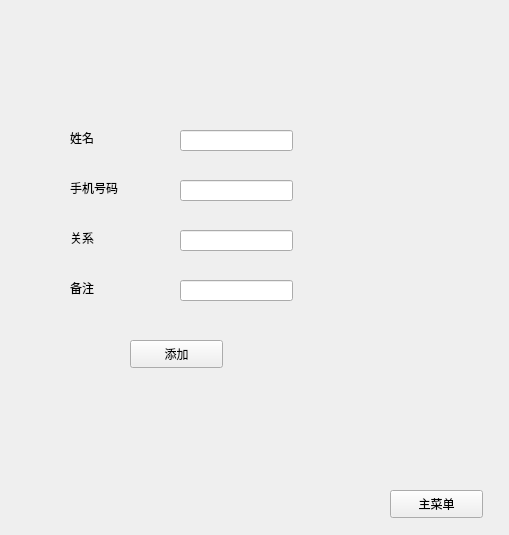
<?xml version="1.0" encoding="UTF-8"?>
<ui version="4.0">
 <class>AddPerson</class>
 <widget class="QWidget" name="AddPerson">
  <property name="geometry">
   <rect>
    <x>0</x>
    <y>0</y>
    <width>509</width>
    <height>535</height>
   </rect>
  </property>
  <property name="windowTitle">
   <string>添加界面</string>
  </property>
  <widget class="QPushButton" name="returnpushButton">
   <property name="geometry">
    <rect>
     <x>390</x>
     <y>490</y>
     <width>93</width>
     <height>28</height>
    </rect>
   </property>
   <property name="text">
    <string>主菜单</string>
   </property>
  </widget>
  <widget class="QLabel" name="namelabel">
   <property name="geometry">
    <rect>
     <x>70</x>
     <y>130</y>
     <width>72</width>
     <height>15</height>
    </rect>
   </property>
   <property name="text">
    <string>姓名</string>
   </property>
  </widget>
  <widget class="QLabel" name="numberlabel">
   <property name="geometry">
    <rect>
     <x>70</x>
     <y>180</y>
     <width>72</width>
     <height>15</height>
    </rect>
   </property>
   <property name="text">
    <string>手机号码</string>
   </property>
  </widget>
  <widget class="QLabel" name="relalabel">
   <property name="geometry">
    <rect>
     <x>70</x>
     <y>230</y>
     <width>72</width>
     <height>15</height>
    </rect>
   </property>
   <property name="text">
    <string>关系</string>
   </property>
  </widget>
  <widget class="QLabel" name="marklabel">
   <property name="geometry">
    <rect>
     <x>70</x>
     <y>280</y>
     <width>72</width>
     <height>15</height>
    </rect>
   </property>
   <property name="text">
    <string>备注</string>
   </property>
  </widget>
  <widget class="QLineEdit" name="namelineEdit">
   <property name="geometry">
    <rect>
     <x>180</x>
     <y>130</y>
     <width>113</width>
     <height>21</height>
    </rect>
   </property>
  </widget>
  <widget class="QLineEdit" name="numberlineEdit">
   <property name="geometry">
    <rect>
     <x>180</x>
     <y>180</y>
     <width>113</width>
     <height>21</height>
    </rect>
   </property>
  </widget>
  <widget class="QLineEdit" name="relalineEdit">
   <property name="geometry">
    <rect>
     <x>180</x>
     <y>230</y>
     <width>113</width>
     <height>21</height>
    </rect>
   </property>
  </widget>
  <widget class="QLineEdit" name="marklineEdit">
   <property name="geometry">
    <rect>
     <x>180</x>
     <y>280</y>
     <width>113</width>
     <height>21</height>
    </rect>
   </property>
  </widget>
  <widget class="QPushButton" name="addpushButton">
   <property name="geometry">
    <rect>
     <x>130</x>
     <y>340</y>
     <width>93</width>
     <height>28</height>
    </rect>
   </property>
   <property name="text">
    <string>添加</string>
   </property>
  </widget>
 </widget>
 <resources/>
 <connections/>
</ui>
